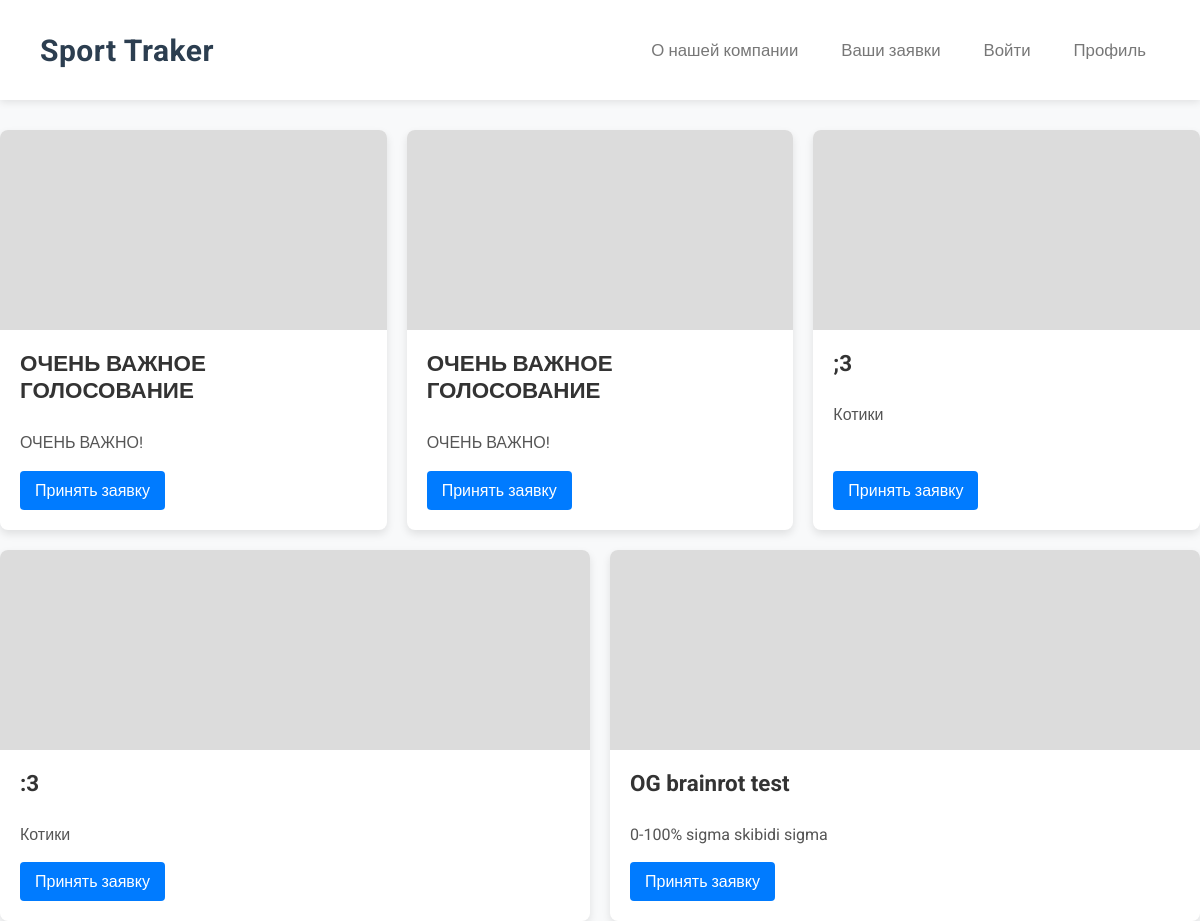
Page /catalog/ on the committed database.
### main/models.py (models this page shows)
class Votings(models.Model):
    author = models.ForeignKey(User, on_delete=models.CASCADE)
    image = models.ImageField()
    name = models.TextField()
    description = models.TextField()
    questions_number = models.IntegerField()

### main/views.py (the view)
# urls.py: path('catalog/', catalog, name='catalog'),
def catalog(request):
    categories = Votings.objects.all()
    context = {"is_admin": False,
               "categories": categories
    }
    if request.user.is_superuser:
        context["is_admin"] = True
    return render(request, 'catalog.html', context)

### main/templates/catalog.html (shortened to what this page needs)
{% load static %}
<!DOCTYPE html>
<html lang="en">
<head>
    <link rel="stylesheet" href="{% static 'catalog_cards.css' %}">
    <link rel="stylesheet" href="{% static 'header.css' %}">
</head>
{% if is_admin %}
{% include 'header_admin.html' %}
{% else %}
{% include 'header_user.html' %}
{% endif %}
<body>
    <div class="container">
        {% for category in categories %}
        <div class="item">
          <div class="img img-third"></div>
          <div class="card">
            <h3>{{category.name}}</h3>
            <p>{{category.description}}</p>
            <a class="card_link" href="{% url 'voting'%}?id={{category.id}}">Принять заявку</a>
          </div>
        </div>
        {% endfor %}
    </div>
</body>
</html>

### main/static/catalog_cards.css (style rules this page uses)
body { margin: 0; font-family: 'Roboto', sans-serif; justify-content: center; align-items: center; min-height: 100vh; background-color: #f8f9fa; }
.container { display: flex; margin-left: auto; margin-right: auto; margin-top: 30px; flex-wrap: wrap; justify-content: center; max-width: 1200px; width: 100%; gap: 20px; }
.item { flex: 1 1 300px; background-color: #ffffff; border-radius: 8px; box-shadow: 0 4px 8px rgba(0, 0, 0, 0.1); overflow: hidden; display: flex; flex-direction: column; transition: transform 0.3s ease; }
.img { height: 200px; background-size: cover; background-position: center; }
.img-third { background-color: gainsboro; }
.card { padding: 20px; display: flex; flex-direction: column; flex: 1; }
.card h3 { margin-top: 0; margin-bottom: 10px; font-size: 1.4em; color: #333333; }
.card p { margin-bottom: 15px; color: #555555; line-height: 1.6; flex: 1; }
.card_link { text-decoration: none; background-color: #007bff; color: white; padding: 10px 15px; border-radius: 4px; align-self: flex-start; transition: background-color 0.3s ease; }

### rows in the picture
Votings: name "ОЧЕНЬ ВАЖНОЕ ГОЛОСОВАНИЕ", description "ОЧЕНЬ ВАЖНО!"
Votings: name "ОЧЕНЬ ВАЖНОЕ ГОЛОСОВАНИЕ", description "ОЧЕНЬ ВАЖНО!"
Votings: name ";3", description "Котики"
Votings: name ":3", description "Котики"
Votings: name "OG brainrot test", description "0-100% sigma skibidi sigma"
